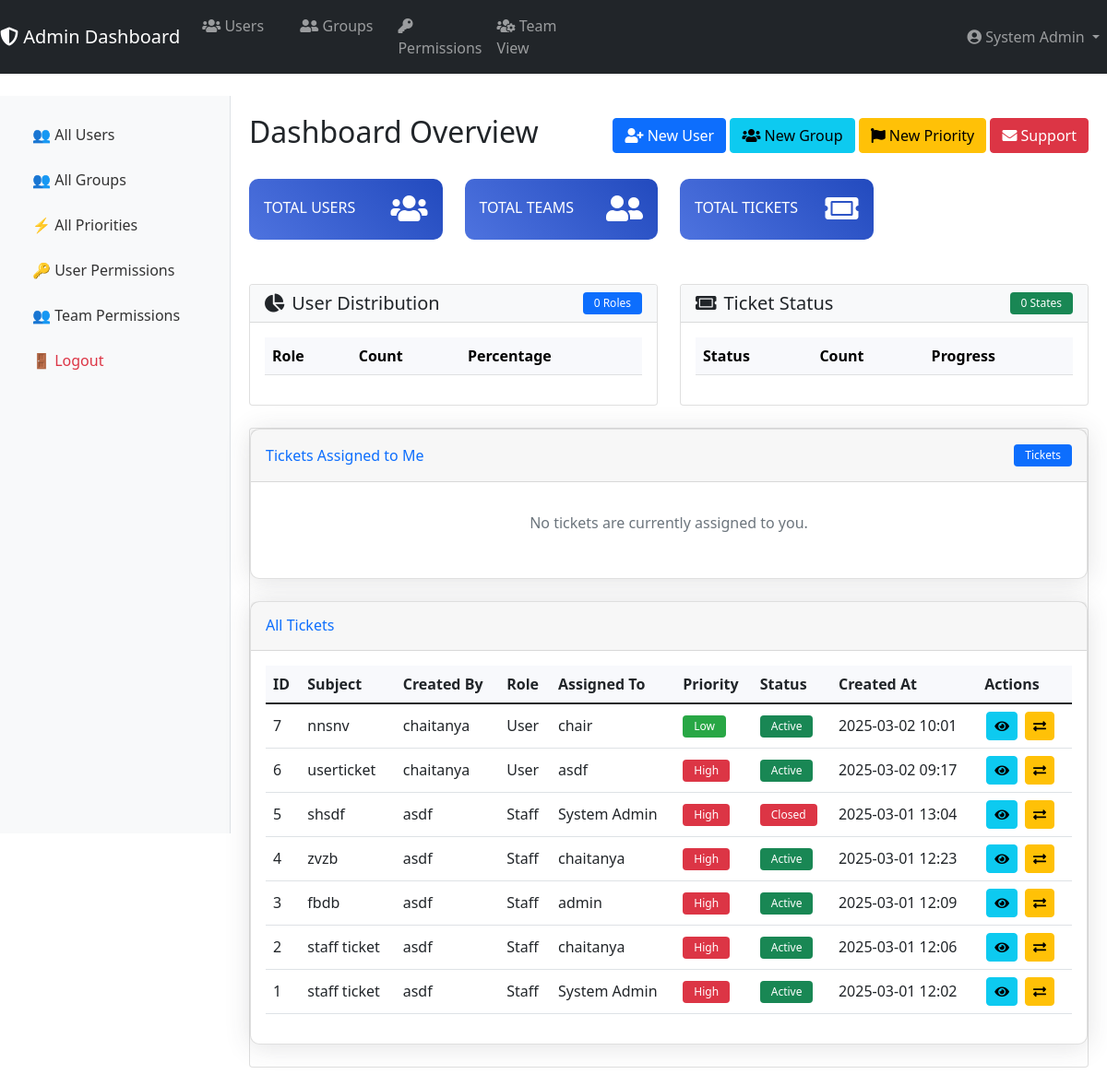
The app's page /dashboard/ (signed in), older data.
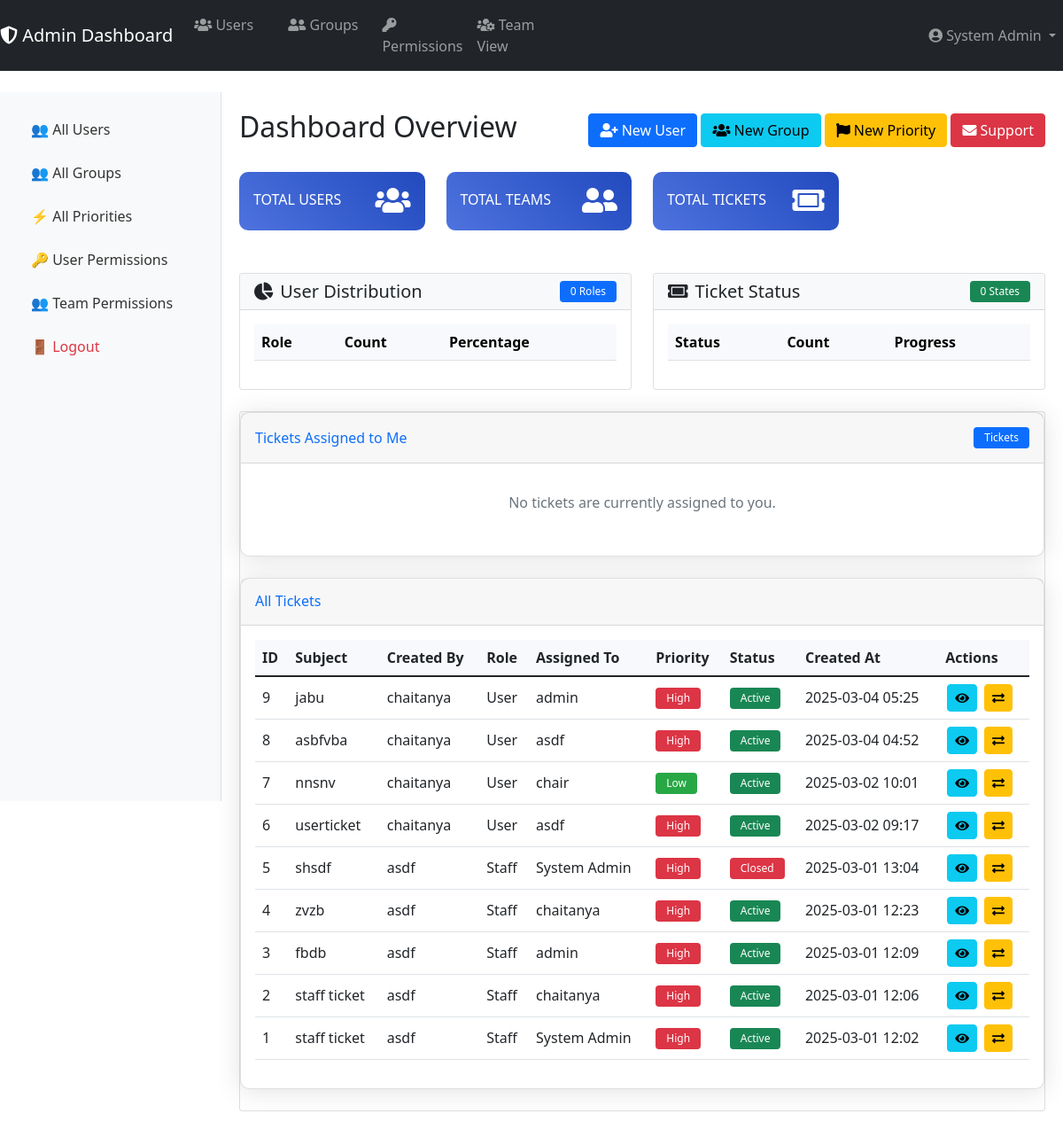
The same page, newer data.
### tracker/models.py (models this page shows, shortened)
class Ticket(models.Model):
    STATUS_ACTIVE = 1
    STATUS_CLOSED = 2
    STATUS_PENDING = 3
    STATUS_CHOICES = [
        (STATUS_ACTIVE, 'Active'),
        (STATUS_CLOSED, 'Closed'),
        (STATUS_PENDING, 'Pending'),
    ]
    id = models.AutoField(primary_key=True)
    subject = models.CharField(max_length=200)
    description = models.TextField()
    created_by = models.ForeignKey(UserDetail, on_delete=models.CASCADE, related_name='created_tickets')
    assigned_to = models.ForeignKey(UserDetail, on_delete=models.SET_NULL, null=True, related_name='assigned_tickets')
    created_at = models.DateTimeField(auto_now_add=True)
    updated_at = models.DateTimeField(auto_now=True)
    status = models.PositiveSmallIntegerField(
        choices=STATUS_CHOICES,
        default=STATUS_ACTIVE
    )
    closed_at = models.DateTimeField(null=True, blank=True)
    closed_by = models.ForeignKey(
        UserDetail,
        on_delete=models.SET_NULL,
        null=True,
        blank=True,
        related_name='closed_tickets'
    )
    priority = models.ForeignKey(Priority, on_delete=models.SET_NULL, null=True)
    brand = models.CharField(max_length=100, blank=True, null=True)
    def get_status_display(self):
        return dict(self.STATUS_CHOICES).get(self.status, 'Unknown')
    class Meta:
        ordering = ['-created_at']  # Default ordering by creation date, newest first
        indexes = [
            models.Index(fields=['-created_at']),  # Add index for better performance
        ]

class UserDetail(AbstractBaseUser, PermissionsMixin):
    row_id = models.AutoField(primary_key=True)  # ✅ `row_id` is the primary key
    user_id = models.CharField(max_length=255, unique=True)
    user_name = models.CharField(max_length=255)
    is_email_verified = models.BooleanField(default=False)
    is_active = models.BooleanField(default=True)
    pagination = models.IntegerField(default=10)
    sorting = models.IntegerField(default=0)
    is_staff = models.BooleanField(default=False)
    is_superuser = models.BooleanField(default=False)
    role = models.ForeignKey(Role, on_delete=models.SET_NULL, null=True)
    objects = UserManager()
    USERNAME_FIELD = "user_id"
    REQUIRED_FIELDS = ["user_name"]
    class Meta:
        verbose_name = 'user'
        verbose_name_plural = 'users'
    groups = models.ManyToManyField(
        'auth.Group',
        verbose_name='groups',
        blank=True,
        related_name='userdetail_set',
        related_query_name='userdetail'
    )
    user_permissions = models.ManyToManyField(
        'auth.Permission',
        verbose_name='user permissions',
        blank=True,
        related_name='userdetail_set',
        related_query_name='userdetail'
    )

class Role(models.Model):
    ADMIN = 1
    MANAGER = 2
    CLIENT = 3
    EMPLOYEE = 4
    USER = 5
    STAFF = 6
    ROLE_CHOICES = [
        (ADMIN, 'Admin'),
        (MANAGER, 'Manager'),
        (CLIENT, 'Client'),
        (EMPLOYEE, 'Employee'),
        (USER, 'User'),
        (STAFF, 'Staff'),
    ]
    id = models.AutoField(primary_key=True)
    name = models.CharField(max_length=50, unique=True)
    class Meta:
        ordering = ['id']
        verbose_name_plural = 'Roles'
    class Meta:
        permissions = [
            ("view_staff_dashboard", "Can view staff dashboard"),
            ("create_ticket", "Can create ticket"),
            ("view_ticket", "Can view ticket"),
            ("comment_ticket", "Can comment on ticket"),
            ("close_ticket", "Can close ticket"),
            ("view_org_tickets", "Can view organization tickets"),
        ]

class Priority(models.Model):
    name = models.CharField(max_length=50, unique=True)
    class Meta:
        verbose_name_plural = "Priorities"

### tracker/views.py (the view)
# urls.py: path('dashboard/', views.role_based_dashboard, name='dashboard'),  # Default dashboard
@login_required_with_message
def role_based_dashboard(request, role=None):
    user = request.user
    if not role:
        role = user.role.name.lower() if user.role else 'user'
    if not user.role or user.role.name.lower() != role:
        messages.error(request, "Access denied. Invalid role.")
        return redirect('home')
    context = {'user': user}
    if role == 'staff':
        context.update({
            'assigned_tickets': Ticket.objects.filter(assigned_to=user),
            'created_tickets': Ticket.objects.filter(created_by=user)
        })
    elif role == 'admin':
        context.update({
            'all_tickets': Ticket.objects.all(),
            'users': UserDetail.objects.all()
        })
    try:
        return render(request, f'dashboards/{role}_dashboard.html', context)
    except TemplateDoesNotExist:
        messages.error(request, f"Dashboard template for {role} not found.")
        return redirect('home')

### tracker/templates/dashboards/admin_dashboard.html (shortened to what the changed rows need)
{% extends "../base_admin.html" %}
{% load static %}
{% block content %}
<div class="container-fluid mt-4">
    <div class="d-flex">
        <div class="main-content">
            <div class="d-flex justify-content-between align-items-center mb-4">
                <h2>Dashboard Overview</h2>
            </div>
            <div class="row g-4 mb-4">
                <div class="col-md-6">
                    <div class="card h-100">
                        <div class="card-body">
                            <div class="table-responsive">
                                <table class="table table-hover">
                                    <thead class="table-light">
                                        <tr>
                                            <th>Role</th>
                                            <th>Count</th>
                                            <th>Percentage</th>
                                        </tr>
                                    </thead>
                                </table>
                            </div>
                        </div>
                    </div>
                </div>
                <div class="col-md-6">
                    <div class="card h-100">
                        <div class="card-body">
                            <div class="table-responsive">
                                <table class="table table-hover">
                                    <thead class="table-light">
                                        <tr>
                                            <th>Status</th>
                                            <th>Count</th>
                                            <th>Progress</th>
                                        </tr>
                                    </thead>
                                </table>
                            </div>
                        </div>
                    </div>
                </div>
            </div>
            <div class="card mt-4">
            <div class="card ticket-table mb-4">
                <div class="card-body">
                    <div class="table-responsive">
                        <table class="table table-hover">
                            <thead>
                                <tr>
                                    <th>ID</th>
                                    <th>Subject</th>
                                    <th>Created By</th>
                                    <th>Role</th>
                                    <th>Assigned To</th>
                                    <th>Priority</th>
                                    <th>Status</th>
                                    <th>Created At</th>
                                    <th>Actions</th>
                                </tr>
                            </thead>
                            <tbody>
                                {% for ticket in all_tickets %}
                                <tr>
                                    <td>{{ ticket.id }}</td>
                                    <td>{{ ticket.subject }}</td>
                                    <td>{{ ticket.created_by.user_name }}</td>
                                    <td>{{ ticket.created_by.role.name }}</td>
                                    <td>{{ ticket.assigned_to.user_name|default:"Unassigned" }}</td>
                                    <td>
                                        <span class="badge priority-{{ ticket.priority.name|lower }}">
                                            {{ ticket.priority.name }}
                                        </span>
                                    </td>
                                    <td>
                                        <span class="badge {% if ticket.status == 2 %}bg-danger{% else %}bg-success{% endif %}">
                                            {{ ticket.get_status_display }}
                                        </span>
                                    </td>
                                    <td>{{ ticket.created_at|date:"Y-m-d H:i" }}</td>
                                    <td>
                                        <a href="{% url 'admin_view_ticket' ticket.id %}" class="btn btn-info btn-action">
                                            <i class="fas fa-eye"></i>
                                        </a>
                                        <a href="{% url 'transfer_ticket' ticket.id %}" class="btn btn-warning btn-action">
                                            <i class="fas fa-exchange-alt"></i>
                                        </a>
                                    </td>
                                </tr>
                                {% endfor %}
                            </tbody>
                        </table>
                    </div>
                </div>
            </div>
        </div>
    </div>
</div>
{% endblock %}

Row changes from the older to the newer data that the page shows:
added Ticket: id "9", subject "jabu", created_by.user_name "chaitanya", created_by.role.name "User", assigned_to.user_name "admin", priority.name "High", status "Active", created_at "2025-03-04 05:25"
added Ticket: id "8", subject "asbfvba", created_by.user_name "chaitanya", created_by.role.name "User", assigned_to.user_name "asdf", priority.name "High", status "Active", created_at "2025-03-04 04:52"
